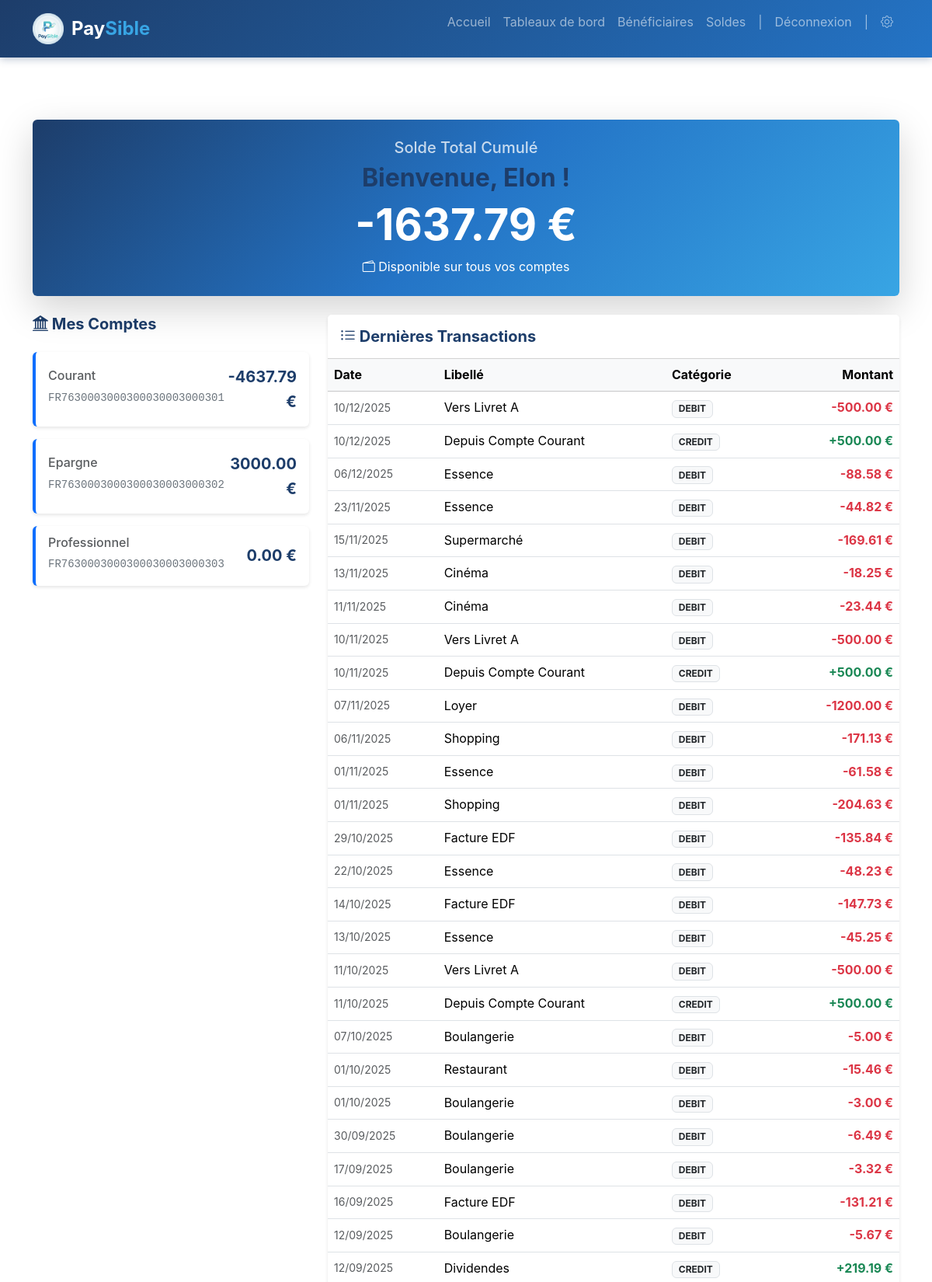
The page /soldes (signed in, upper part) on the database its author committed.
### app/models/user.py (models this page shows)
class UserDB(Base):
    __tablename__ = "users"
    id = Column(Integer, primary_key=True, index=True)
    name = Column(String)
    last_name = Column(String)
    phone_number = Column(String)
    address = Column(String)
    email = Column(String, unique=True, index=True)
    creation_date = Column(DateTime, default=datetime.utcnow)
    accounts = relationship("AccountDB", back_populates="owner")

### app/models/account.py (models this page shows)
class AccountDB(Base):
    __tablename__ = "accounts"
    id = Column(Integer, primary_key=True, index=True)
    type = Column(String)  # Ex: Courant, Epargne
    iban = Column(String, unique=True, index=True)
    user_id = Column(Integer, ForeignKey("users.id"))
    owner = relationship("UserDB", back_populates="accounts")
    beneficiaries = relationship("BeneficiaryDB", back_populates="account")
    transaction_entries = relationship("TransactionEntryDB", back_populates="account")

### app/models/transaction.py (models this page shows)
class TransactionEntryDB(Base):
    __tablename__ = "transaction_entries"
    id = Column(Integer, primary_key=True, index=True)
    amount = Column(Float)
    type = Column(String) # Debit ou Credit
    description = Column(String)
    account_id = Column(Integer, ForeignKey("accounts.id"))
    transaction_id = Column(Integer, ForeignKey("transactions.id"))
    account = relationship("AccountDB", back_populates="transaction_entries")
    transaction = relationship("TransactionDB", back_populates="entries")

class TransactionDB(Base):
    __tablename__ = "transactions"
    id = Column(Integer, primary_key=True, index=True)
    type = Column(String)
    amount = Column(Float)
    date = Column(DateTime, default=datetime.utcnow)
    description = Column(String)
    entries = relationship("TransactionEntryDB", back_populates="transaction")

### app/web/routes.py (the view)
@router.get("/soldes", response_class=HTMLResponse)
async def view_soldes(request: Request, db: Session = Depends(get_db)):
    user_email = get_user_email_from_session(request)
    if not user_email: return RedirectResponse(url="/login")
    user = db.query(UserDB).filter(UserDB.email == user_email).first()
    accounts_list = []
    transactions_list = []
    total_balance = 0.0
    if user:
        user_accounts = user.accounts
        for acc in user_accounts:
            bal = get_account_balance(db, acc.id)
            total_balance += bal
            acc.balance = bal
            accounts_list.append(acc)
        entries = db.query(TransactionEntryDB) \
            .join(TransactionDB) \
            .filter(TransactionEntryDB.account_id.in_([a.id for a in user_accounts])) \
            .order_by(TransactionDB.date.desc()).all()
        for entry in entries:
            transactions_list.append({
                "date": entry.transaction.date,
                "label": entry.description,
                "category": entry.type,
                "amount": entry.amount
            })
    return templates.TemplateResponse(
        "pages/soldes.html",
        {
            "request": request,
            "user_email": user_email,
            "user_name": user.name if user else "",
            "accounts": accounts_list,
            "transactions": transactions_list,
            "total_balance": total_balance
        }
    )

### templates/pages/soldes.html (shortened to what this page needs)
{% extends "base.html" %}
{% block content %}
<div class="container py-5 fade-in">
    <div class="row mb-4">
        <div class="col-md-12">
            <div class="card bg-gradient-paysible text-white shadow-lg">
                <div class="card-body p-4 text-center">
                    <h5 class="card-title opacity-75">Solde Total Cumulé</h5>
                    <h2 class="fw-bold text-primary-paysible">
                        Bienvenue, {{ user_name }} !
                    </h2>
                    <h1 class="display-4 fw-bold">{{ "%.2f"|format(total_balance) }} €</h1>
                    <p class="card-text"><i class="bi bi-wallet2"></i> Disponible sur tous vos comptes</p>
                </div>
            </div>
        </div>
    </div>
    <div class="row">
        <div class="col-md-4 mb-4">
            <h3 class="section-title h5"><i class="bi bi-bank2"></i> Mes Comptes</h3>
            {% for account in accounts %}
            <div class="card mb-3 border-start border-4 border-primary">
                <div class="card-body">
                    <div class="d-flex justify-content-between align-items-center">
                        <div>
                            <h6 class="card-subtitle mb-1 text-muted">{{ account.type }}</h6>
                            <small class="text-secondary font-monospace">{{ account.iban }}</small>
                        </div>
                        <div class="text-end">
                            <span class="fs-5 fw-bold text-primary-paysible">{{ "%.2f"|format(account.balance) }} €</span>
                        </div>
                    </div>
                </div>
            </div>
            {% endfor %}
        </div>
        <div class="col-md-8">
            <div class="card h-100">
                <div class="card-header bg-white py-3">
                    <h3 class="section-title h5 mb-0"><i class="bi bi-list-ul"></i> Dernières Transactions</h3>
                </div>
                <div class="table-responsive">
                    <table class="table table-hover align-middle mb-0">
                        <thead class="table-light">
                            <tr>
                                <th>Date</th>
                                <th>Libellé</th>
                                <th>Catégorie</th>
                                <th class="text-end">Montant</th>
                            </tr>
                        </thead>
                        <tbody>
                            {% for transaction in transactions %}
                            <tr>
                                <td class="text-muted small">{{ transaction.date.strftime('%d/%m/%Y') }}</td>
                                <td class="fw-500">{{ transaction.label }}</td>
                                <td><span class="badge bg-light text-dark border">{{ transaction.category }}</span></td>
                                <td class="text-end fw-bold {{ 'text-success' if transaction.amount > 0 else 'text-danger' }}">
                                    {{ "%+.2f"|format(transaction.amount) }} €
                                </td>
                            </tr>
                            {% endfor %}
                        </tbody>
                    </table>
                </div>
            </div>
        </div>
    </div>
</div>
{% endblock %}

### static/css/styles.css (style rules this page uses)
:root { --primary-color: #1D3D6A; --secondary-color: #38A5E4; --accent-blue: #2474C6; --accent-gold: #F4C448; --white-accent: #FFFFFF; --success-color: #38A5E4; --danger-color: #dc3545; --warning-color: #F4C448; --info-color: #2474C6; --light-color: #f8f9fa; --dark-color: #1D3D6A; --font-family: -apple-system, BlinkMacSystemFont, "Segoe UI", Roboto, "Helvetica Neue", Arial, sans-serif; }
* { margin: 0; padding: 0; box-sizing: border-box; }
body { font-family: var(--font-family); line-height: 1.6; color: var(--dark-color); min-height: 100vh; display: flex; flex-direction: column; }
.section-title { font-weight: 700; margin-bottom: 1.5rem; color: var(--primary-color); }
.text-primary-paysible { color: var(--primary-color) !important; }
.bg-gradient-paysible { background: linear-gradient(135deg, var(--primary-color) 0%, var(--accent-blue) 50%, var(--secondary-color) 100%); }
.card { transition: transform 0.3s ease, box-shadow 0.3s ease; border: none; box-shadow: 0 2px 4px rgba(0, 0, 0, 0.1); }
.fade-in { animation: fadeIn 0.6s ease-in-out; }

### rows shown on the page
UserDB: name "Elon"
AccountDB: type "Courant", iban "FR7630003000300030003000301", balance "-4637.79"
AccountDB: type "Epargne", iban "FR7630003000300030003000302", balance "3000.00"
AccountDB: type "Professionnel", iban "FR7630003000300030003000303", balance "0.00"
TransactionEntryDB: amount "-500.00"
TransactionEntryDB: amount "+500.00"
TransactionEntryDB: amount "-88.58"
TransactionEntryDB: amount "-44.82"
TransactionEntryDB: amount "-169.61"
TransactionEntryDB: amount "-18.25"
TransactionEntryDB: amount "-23.44"
TransactionEntryDB: amount "-500.00"
TransactionEntryDB: amount "+500.00"
TransactionEntryDB: amount "-1200.00"
TransactionEntryDB: amount "-171.13"
TransactionEntryDB: amount "-61.58"
TransactionEntryDB: amount "-204.63"
TransactionEntryDB: amount "-135.84"
TransactionEntryDB: amount "-48.23"
TransactionEntryDB: amount "-147.73"
TransactionEntryDB: amount "-45.25"
TransactionEntryDB: amount "-500.00"
TransactionEntryDB: amount "+500.00"
TransactionEntryDB: amount "-5.00"
TransactionEntryDB: amount "-15.46"
TransactionEntryDB: amount "-3.00"
TransactionEntryDB: amount "-6.49"
TransactionEntryDB: amount "-3.32"
TransactionEntryDB: amount "-131.21"
TransactionEntryDB: amount "-5.67"
TransactionEntryDB: amount "+219.19"

### other values the page prints
{{ "%.2f"|format(total_balance) }} "-1637.79"
